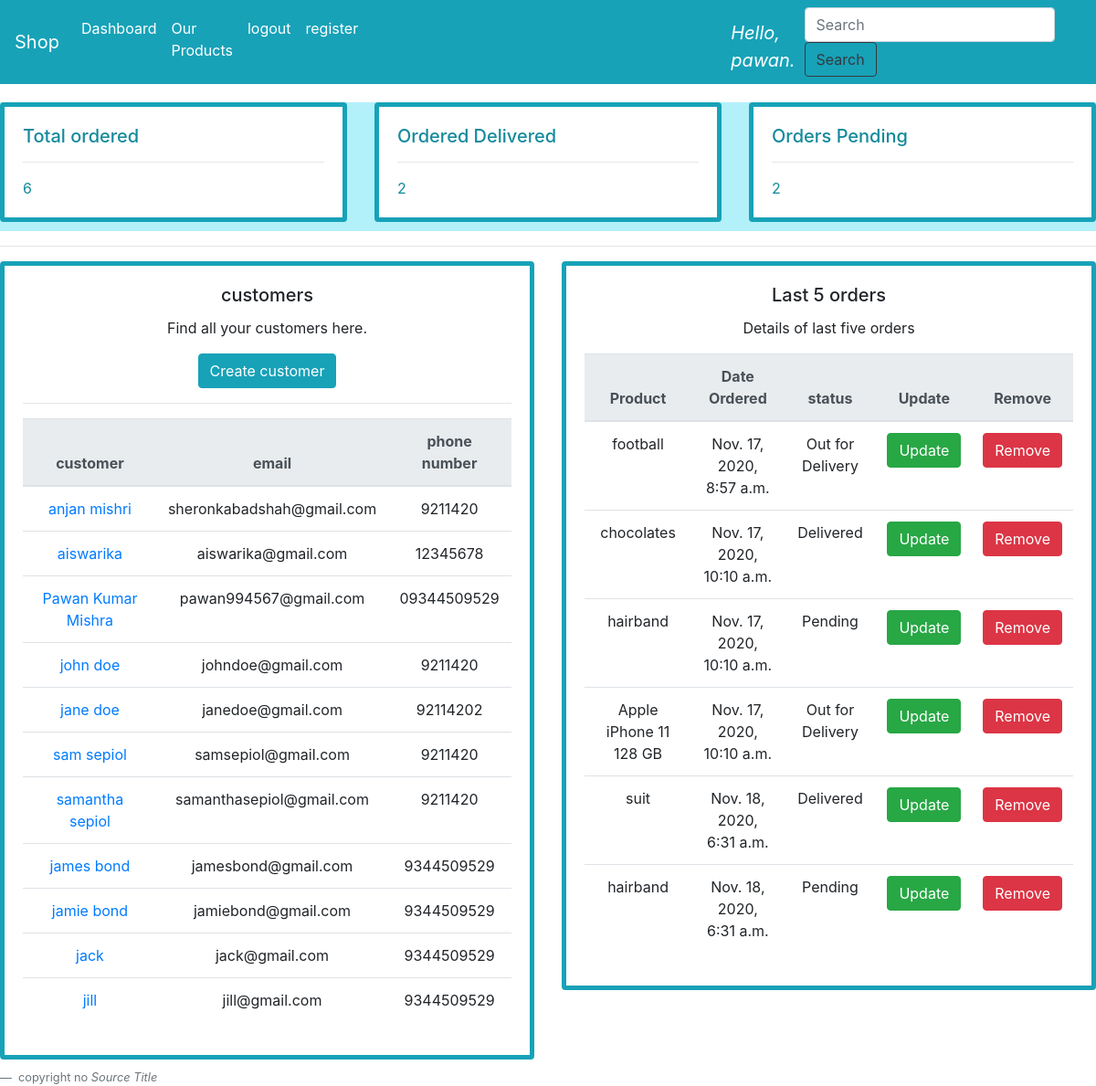
The app's page / (signed in) with its own data.
### accounts/models.py (models this page shows, shortened)
class Customer(models.Model):
    name = models.CharField(max_length=200, null=True)
    phone = models.CharField(max_length=200, null=True)
    email = models.CharField(max_length=200, null=True)
    date_created = models.DateTimeField(auto_now_add=True, null=True)

class Order(models.Model):
    STATUS = [
        ('Pending', 'Pending'),
        ('Out for Delivery', 'Out for Delivery'),
        ('Delivered', 'Delivered'),
    ]
    customer = models.ForeignKey(Customer, null=True, on_delete=models.SET_NULL)
    product = models.ForeignKey(Product, null=True, on_delete=models.SET_NULL)
    status = models.CharField(max_length=200, null=True, choices=STATUS)
    date_created = models.DateTimeField(auto_now_add=True, null=True)
    note = models.CharField(max_length=200, null=True)

class Product(models.Model):
    CATEGORY = [
        ('INDOOR', 'INDOOR'),
        ('OUTDOOR', 'OUTDOOR'),
    ]
    name = models.CharField(max_length=200, null=True)
    category = models.CharField(max_length=200, null=True, choices=CATEGORY)
    description = models.CharField(max_length=200, null=True)
    date_created = models.DateTimeField(auto_now_add=True, null=True)
    price = models.FloatField(null=True)
    tag = models.ManyToManyField(Tag)
    image=models.CharField(max_length=2550,null=True)
    def __str__(self):
        return self.name

### accounts/decorators.py (the view)
        def wrapper_func(request, *args, **kwargs):
            group = None
            if request.user.groups.exists():
                group = request.user.groups.all()[0].name
            if group in allowed_roles:
                return view_func(request, *args, **kwargs)
            else:
                return HttpResponse("You are not authorised to view this page.")

### accounts/views.py (called while the page is built)
@login_required()
@allowed_user('admin')
def home(request):
    products = Product.objects.all()
    customers = Customer.objects.all()
    orders = Order.objects.all()
    num_orders = Order.objects.count()
    delivered = Order.objects.filter(status='Delivered').count()
    pending = Order.objects.filter(status='Pending').count()
    context = {'Product': products, 'orders': orders, 'customers': customers, 'num_orders': num_orders,
               'delivered': delivered, 'pend': pending}
    return render(request, 'accounts/dashboard.html', context)

### accounts/templates/accounts/dashboard.html
{% extends 'accounts/main.html' %} {% block content %}
<div class="row" id='card'>
  <div class="col-sm-4">
    <div class="card" id='heading'>
      <div class="card-body">
        <h5 class="card-title">Total ordered</h5>
        <hr />
        <p class="card-text">{{num_orders}}</p>
      </div>
    </div>
  </div>
  <div class="col-sm-4">
    <div class="card" id='heading'>
      <div class="card-body">
        <h5 class="card-title">Ordered Delivered</h5>
        <hr />
        <p class="card-text">{{delivered}}</p>
      </div>
    </div>
  </div>
  <div class="col-sm-4">
    <div class="card" id='heading'>
      <div class="card-body">
        <h5 class="card-title">Orders Pending</h5>
        <hr />
        <p class="card-text">{{pend}}</p>
      </div>
    </div>
  </div>
</div>
<hr />
<div class="row">
  <div class="col-sm-6">
    <div class="card">
      <div class="card-body text-center">
        <h5 class="card-title">customers</h5>
        <p class="card-text">Find all your customers here.</p>
        <a href="#" class="btn btn-info">Create customer</a>
        <hr>
        <table class="table table-hover">
          <thead class='thead-light'>
            <tr>
              <th scope="col">customer</th>
              <th scope="col">email</th>
              <th>phone number</th>
            </tr>
          </thead>
          <tbody>
            {% for customer in customers %}
            <tr>
              <td><a href="{% url 'customer' customer.id %}">{{customer.name}}</a></td>
              <td>{{customer.email}}</td>
              <td> {{customer.phone}}</td>
            </tr>
            {% endfor %}
          </tbody>
        </table>
      </div>
    </div>
  </div>
  <div class="col-sm-6">
    <div class="card">
      <div class="card-body text-center">
        <h5 class="card-title">Last 5 orders</h5>
        <p class="card-text">Details of last five orders</p>
        <table class="table table-hover">
          <thead class='thead-light' >
            <tr>
              <th scope="col">Product</th>
              <th scope="col-2">Date Ordered</th>
              <th scope="col">status</th>
              <th>Update</th>
              <th>Remove</th>
            </tr>
          </thead>
          <tbody>
            {% for i in orders %}
            <tr>
              <td>{{i.product}}</td>
              <td>{{i.date_created}}</td>
              <td>{{i.status}}</td>
              <td>
                <a href="{% url 'update' i.id %}" class="btn btn-success">Update</a>
              </td>
              <td>
                <a href="{% url 'delete' i.id %}" class="btn btn-danger">Remove</a>
              </td>
            </tr>
            {% endfor %}
          </tbody>
        </table>
      </div>
    </div>
  </div>
</div>
{% endblock %}

### accounts/templates/accounts/navbar.html (shortened to what this page needs)
{% block navbar %}
<nav class="navbar navbar-expand-lg navbar-dark bg-info">
  <a class="navbar-brand" href="{% url 'home' %}">Shop</a>
  <div class="collapse navbar-collapse" id="navbarSupportedContent">
    <ul class="navbar-nav mr-auto">
      <li class="nav-item active">
        <a class="nav-link" href="{% url 'home' %}">
        Dashboard
        </a>
      </li>
      <li>
        <a class="nav-link active" href="{% url 'products' %}">Our Products</a>
      </li>
      <li>
        <a class="nav-link active" href="{% url 'logout' %}">logout</a>
      </li>
      <li>
        <a class="nav-link active" href="{% url 'register' %}">register</a>
      </li>
     <li class="nav-item active active" style="font-size: 20px; color: white; padding-right:10px;padding-left:400px; padding-top:10px;"><i>Hello, {{request.user}}.</i> </li>
    </ul>
    <form class="form-inline my-2 my-lg-0">
      <input
        class="form-control mr-sm-2"
        type="search"
        placeholder="Search"
        aria-label="Search"
      />
      <button class="btn btn-outline-dark my-2 my-sm-0" type="submit">
        Search
      </button>
    </form>
  </div>
</nav>
{% endblock %}

### static/css/main.css (style rules this page uses)
#card { background-color: #b2f0fa; color:#158a9c; font-size: medium; border-radius: 10px; margin-bottom: 5px; margin-top: 20px; }
.card { margin-bottom: 10px; border-width: thick; border-style: solid; border-color:#17A2B8; }

### records on screen
Customer: name "anjan mishri", email "sheronkabadshah@gmail.com", phone "9211420"
Customer: name "aiswarika", email "aiswarika@gmail.com", phone "12345678"
Customer: name "Pawan Kumar Mishra", email "pawan994567@gmail.com", phone "09344509529"
Customer: name "john doe", email "johndoe@gmail.com", phone "9211420"
Customer: name "jane doe", email "janedoe@gmail.com", phone "92114202"
Customer: name "sam sepiol", email "samsepiol@gmail.com", phone "9211420"
Customer: name "samantha sepiol", email "samanthasepiol@gmail.com", phone "9211420"
Customer: name "james bond", email "jamesbond@gmail.com", phone "9344509529"
Customer: name "jamie bond", email "jamiebond@gmail.com", phone "9344509529"
Customer: name "jack", email "jack@gmail.com", phone "9344509529"
Customer: name "jill", email "jill@gmail.com", phone "9344509529"
Order: product "football", date_created "Nov. 17, 2020, 8:57 a.m.", status "Out for Delivery"
Order: product "chocolates", date_created "Nov. 17, 2020, 10:10 a.m.", status "Delivered"
Order: product "hairband", date_created "Nov. 17, 2020, 10:10 a.m.", status "Pending"
Order: product "Apple iPhone 11 128 GB", date_created "Nov. 17, 2020, 10:10 a.m.", status "Out for Delivery"
Order: product "suit", date_created "Nov. 18, 2020, 6:31 a.m.", status "Delivered"
Order: product "hairband", date_created "Nov. 18, 2020, 6:31 a.m.", status "Pending"

### other values on screen
{{ request.user }} "pawan"
{{ num_orders }} "6"
{{ delivered }} "2"
{{ pend }} "2"
